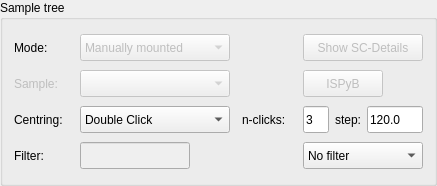
<?xml version="1.0" encoding="UTF-8"?>
<ui version="4.0">
 <class>SampleChangerWidgetLayout</class>
 <widget class="QWidget" name="SampleChangerWidgetLayout">
  <property name="geometry">
   <rect>
    <x>0</x>
    <y>0</y>
    <width>435</width>
    <height>186</height>
   </rect>
  </property>
  <property name="sizePolicy">
   <sizepolicy hsizetype="Expanding" vsizetype="Minimum">
    <horstretch>0</horstretch>
    <verstretch>0</verstretch>
   </sizepolicy>
  </property>
  <property name="maximumSize">
   <size>
    <width>32767</width>
    <height>32767</height>
   </size>
  </property>
  <property name="windowTitle">
   <string>Acquisition widget</string>
  </property>
  <layout class="QHBoxLayout" name="horizontalLayout_2">
   <property name="spacing">
    <number>0</number>
   </property>
   <property name="margin">
    <number>0</number>
   </property>
   <item>
    <widget class="QGroupBox" name="groupBox">
     <property name="sizePolicy">
      <sizepolicy hsizetype="Preferred" vsizetype="Preferred">
       <horstretch>0</horstretch>
       <verstretch>0</verstretch>
      </sizepolicy>
     </property>
     <property name="title">
      <string>Sample tree</string>
     </property>
     <layout class="QGridLayout" name="gridLayout">
      <item row="0" column="0">
       <widget class="QLabel" name="label_2">
        <property name="sizePolicy">
         <sizepolicy hsizetype="Fixed" vsizetype="Preferred">
          <horstretch>0</horstretch>
          <verstretch>0</verstretch>
         </sizepolicy>
        </property>
        <property name="minimumSize">
         <size>
          <width>60</width>
          <height>27</height>
         </size>
        </property>
        <property name="maximumSize">
         <size>
          <width>60</width>
          <height>27</height>
         </size>
        </property>
        <property name="text">
         <string>Mode:</string>
        </property>
       </widget>
      </item>
      <item row="0" column="1">
       <widget class="QComboBox" name="filter_cbox">
        <property name="enabled">
         <bool>false</bool>
        </property>
        <property name="minimumSize">
         <size>
          <width>150</width>
          <height>27</height>
         </size>
        </property>
        <property name="maximumSize">
         <size>
          <width>150</width>
          <height>27</height>
         </size>
        </property>
        <item>
         <property name="text">
          <string>Manually mounted</string>
         </property>
        </item>
        <item>
         <property name="text">
          <string>Sample changer</string>
         </property>
        </item>
        <item>
         <property name="text">
          <string>Plate</string>
         </property>
        </item>
        <item>
         <property name="text">
          <string>Mounted sample</string>
         </property>
        </item>
       </widget>
      </item>
      <item row="0" column="4" colspan="3">
       <widget class="QPushButton" name="details_button">
        <property name="enabled">
         <bool>false</bool>
        </property>
        <property name="sizePolicy">
         <sizepolicy hsizetype="Fixed" vsizetype="Fixed">
          <horstretch>0</horstretch>
          <verstretch>0</verstretch>
         </sizepolicy>
        </property>
        <property name="minimumSize">
         <size>
          <width>120</width>
          <height>27</height>
         </size>
        </property>
        <property name="maximumSize">
         <size>
          <width>120</width>
          <height>27</height>
         </size>
        </property>
        <property name="toolTip">
         <string>Show sample changer tab</string>
        </property>
        <property name="text">
         <string>Show SC-Details</string>
        </property>
       </widget>
      </item>
      <item row="1" column="0">
       <widget class="QLabel" name="sample_label">
        <property name="enabled">
         <bool>false</bool>
        </property>
        <property name="minimumSize">
         <size>
          <width>60</width>
          <height>27</height>
         </size>
        </property>
        <property name="maximumSize">
         <size>
          <width>60</width>
          <height>27</height>
         </size>
        </property>
        <property name="text">
         <string>Sample:</string>
        </property>
       </widget>
      </item>
      <item row="1" column="1">
       <widget class="QComboBox" name="sample_combo">
        <property name="enabled">
         <bool>false</bool>
        </property>
        <property name="minimumSize">
         <size>
          <width>150</width>
          <height>27</height>
         </size>
        </property>
        <property name="maximumSize">
         <size>
          <width>150</width>
          <height>27</height>
         </size>
        </property>
       </widget>
      </item>
      <item row="1" column="2" colspan="2">
       <spacer name="horizontalSpacer">
        <property name="orientation">
         <enum>Qt::Horizontal</enum>
        </property>
        <property name="sizeHint" stdset="0">
         <size>
          <width>100</width>
          <height>20</height>
         </size>
        </property>
       </spacer>
      </item>
      <item row="1" column="4" colspan="3">
       <widget class="QPushButton" name="synch_ispyb_button">
        <property name="enabled">
         <bool>false</bool>
        </property>
        <property name="sizePolicy">
         <sizepolicy hsizetype="Minimum" vsizetype="Fixed">
          <horstretch>0</horstretch>
          <verstretch>0</verstretch>
         </sizepolicy>
        </property>
        <property name="minimumSize">
         <size>
          <width>80</width>
          <height>27</height>
         </size>
        </property>
        <property name="maximumSize">
         <size>
          <width>80</width>
          <height>27</height>
         </size>
        </property>
        <property name="toolTip">
         <string>Sync samples with ISPyB</string>
        </property>
        <property name="text">
         <string>ISPyB</string>
        </property>
        <property name="icon">
         <iconset>
          <normaloff>../../../Icons/Refresh2.png</normaloff>../../../Icons/Refresh2.png</iconset>
        </property>
       </widget>
      </item>
      <item row="2" column="0">
       <widget class="QLabel" name="centring_mode_label">
        <property name="sizePolicy">
         <sizepolicy hsizetype="Fixed" vsizetype="Preferred">
          <horstretch>0</horstretch>
          <verstretch>0</verstretch>
         </sizepolicy>
        </property>
        <property name="minimumSize">
         <size>
          <width>60</width>
          <height>27</height>
         </size>
        </property>
        <property name="maximumSize">
         <size>
          <width>60</width>
          <height>27</height>
         </size>
        </property>
        <property name="text">
         <string>Centring:</string>
        </property>
       </widget>
      </item>
      <item row="2" column="1">
       <widget class="QComboBox" name="centring_cbox">
        <property name="minimumSize">
         <size>
          <width>150</width>
          <height>27</height>
         </size>
        </property>
        <property name="maximumSize">
         <size>
          <width>110</width>
          <height>27</height>
         </size>
        </property>
        <property name="toolTip">
         <string>&lt;B&gt;Manual&lt;/B&gt; 3-Click centring &lt;BR&gt; &lt;B&gt;Semi Automatic&lt;/B&gt; - Gives the possibility to confirm centring &lt;BR&gt; &lt;B&gt;Fully Automatic&lt;/B&gt; - Continues without waiting for confirmation</string>
        </property>
        <property name="currentIndex">
         <number>0</number>
        </property>
        <item>
         <property name="text">
          <string>Double Click</string>
         </property>
        </item>
        <item>
         <property name="text">
          <string>Manual n-clicks</string>
         </property>
        </item>
        <item>
         <property name="text">
          <string>Refractive model </string>
         </property>
        </item>
        <item>
         <property name="text">
          <string>Optical semi automatic </string>
         </property>
        </item>
        <item>
         <property name="text">
          <string>Optical fully automatic</string>
         </property>
        </item>
        <item>
         <property name="text">
          <string>Automatic X-ray</string>
         </property>
        </item>
       </widget>
      </item>
      <item row="2" column="2">
       <spacer name="horizontalSpacer_2">
        <property name="orientation">
         <enum>Qt::Horizontal</enum>
        </property>
        <property name="sizeHint" stdset="0">
         <size>
          <width>60</width>
          <height>20</height>
         </size>
        </property>
       </spacer>
      </item>
      <item row="2" column="3">
       <widget class="QLabel" name="nclicks_label">
        <property name="minimumSize">
         <size>
          <width>55</width>
          <height>27</height>
         </size>
        </property>
        <property name="maximumSize">
         <size>
          <width>50</width>
          <height>27</height>
         </size>
        </property>
        <property name="text">
         <string>n-clicks:</string>
        </property>
       </widget>
      </item>
      <item row="2" column="4">
       <widget class="QLineEdit" name="nclicks_ledit">
        <property name="minimumSize">
         <size>
          <width>20</width>
          <height>27</height>
         </size>
        </property>
        <property name="maximumSize">
         <size>
          <width>50</width>
          <height>27</height>
         </size>
        </property>
        <property name="text">
         <string>3</string>
        </property>
       </widget>
      </item>
      <item row="2" column="5">
       <widget class="QLabel" name="step_label">
        <property name="text">
         <string>step:</string>
        </property>
       </widget>
      </item>
      <item row="2" column="6">
       <widget class="QLineEdit" name="step_ledit">
        <property name="minimumSize">
         <size>
          <width>20</width>
          <height>27</height>
         </size>
        </property>
        <property name="maximumSize">
         <size>
          <width>80</width>
          <height>16777215</height>
         </size>
        </property>
        <property name="text">
         <string>120.0</string>
        </property>
        <property name="placeholderText">
         <string>step</string>
        </property>
       </widget>
      </item>
      <item row="3" column="0">
       <widget class="QLabel" name="filter_label">
        <property name="minimumSize">
         <size>
          <width>60</width>
          <height>27</height>
         </size>
        </property>
        <property name="maximumSize">
         <size>
          <width>60</width>
          <height>27</height>
         </size>
        </property>
        <property name="text">
         <string>Filter:</string>
        </property>
       </widget>
      </item>
      <item row="3" column="1">
       <widget class="QLineEdit" name="filter_ledit">
        <property name="enabled">
         <bool>false</bool>
        </property>
        <property name="minimumSize">
         <size>
          <width>110</width>
          <height>0</height>
         </size>
        </property>
        <property name="maximumSize">
         <size>
          <width>110</width>
          <height>27</height>
         </size>
        </property>
       </widget>
      </item>
      <item row="3" column="4" colspan="3">
       <widget class="QComboBox" name="filter_combo">
        <property name="minimumSize">
         <size>
          <width>120</width>
          <height>27</height>
         </size>
        </property>
        <property name="maximumSize">
         <size>
          <width>120</width>
          <height>27</height>
         </size>
        </property>
        <item>
         <property name="text">
          <string>No filter</string>
         </property>
        </item>
        <item>
         <property name="text">
          <string>Star</string>
         </property>
        </item>
        <item>
         <property name="text">
          <string>Sample name</string>
         </property>
        </item>
        <item>
         <property name="text">
          <string>Protein name</string>
         </property>
        </item>
        <item>
         <property name="text">
          <string>Basket index</string>
         </property>
        </item>
        <item>
         <property name="text">
          <string>Executed</string>
         </property>
        </item>
        <item>
         <property name="text">
          <string>Not executed</string>
         </property>
        </item>
        <item>
         <property name="text">
          <string>OSC</string>
         </property>
        </item>
        <item>
         <property name="text">
          <string>Helical</string>
         </property>
        </item>
        <item>
         <property name="text">
          <string>Charaterisation</string>
         </property>
        </item>
        <item>
         <property name="text">
          <string>Energy Scan</string>
         </property>
        </item>
        <item>
         <property name="text">
          <string>XRF Spectrum</string>
         </property>
        </item>
        <item>
         <property name="text">
          <string>Advanced</string>
         </property>
        </item>
       </widget>
      </item>
     </layout>
    </widget>
   </item>
  </layout>
 </widget>
 <layoutdefault spacing="6" margin="11"/>
 <pixmapfunction>qPixmapFromMimeSource</pixmapfunction>
 <resources/>
 <connections/>
</ui>
